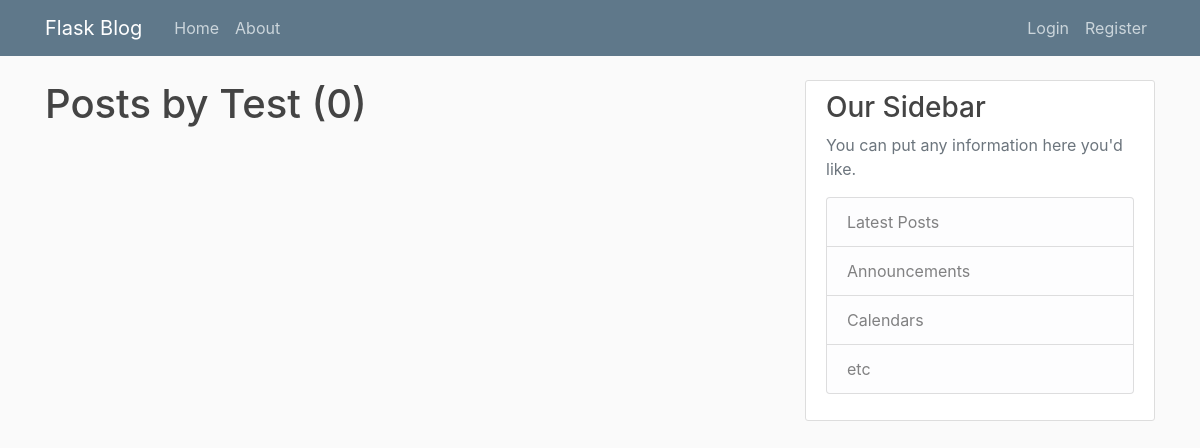
/user/Test, run on an earlier commit of the app's database.
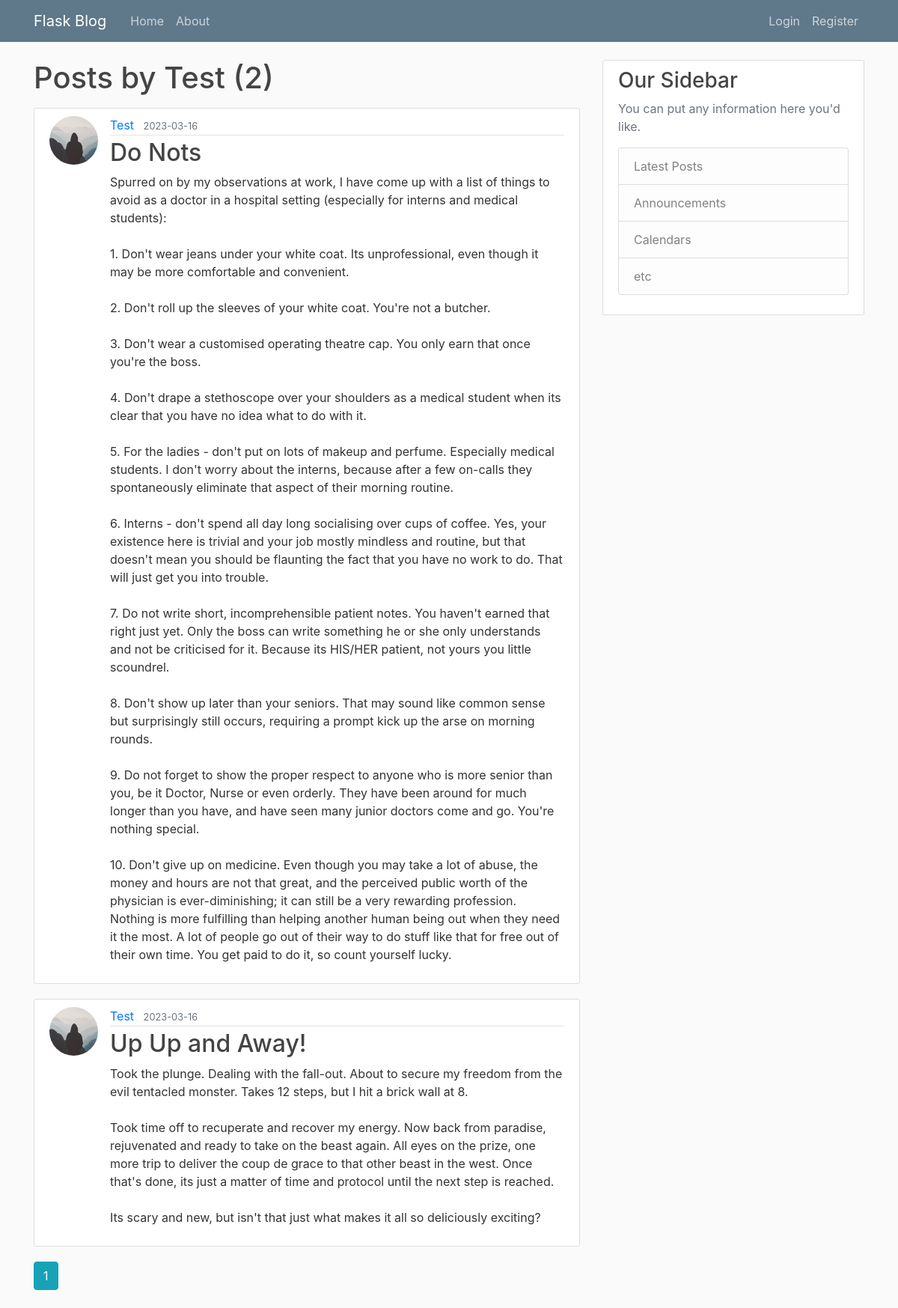
And on a later commit of the database.
### flaskblog/models.py (models this page shows, shortened)
class Post(db.Model):
    id = db.Column(db.Integer, primary_key=True)
    title = db.Column(db.String(100), nullable=False)
    date_posted = db.Column(db.DateTime, nullable=False, default=datetime.utcnow)
    content = db.Column(db.Text, nullable=False)
    user_id = db.Column(db.Integer, db.ForeignKey('user.id'), nullable=False)

class User(db.Model, UserMixin):
    id = db.Column(db.Integer, primary_key=True)
    username = db.Column(db.String(20), unique=True, nullable=False)
    email = db.Column(db.String(120), unique=True, nullable=False)
    image_file = db.Column(db.String(20), nullable=False, default='default.jpg')
    password = db.Column(db.String(60), nullable=False)
    posts = db.relationship('Post', backref='author', lazy=True)

### flaskblog/users/routes.py (the view)
@users.route("/user/<string:username>")
def user_posts(username):
    page = request.args.get('page', 1, type=int)
    user = User.query.filter_by(username=username).first_or_404()
    posts = Post.query.filter_by(author=user)\
        .order_by(Post.date_posted.desc())\
        .paginate(page=page, per_page=5)
    return render_template('user_posts.html', posts=posts, user=user)

### flaskblog/templates/user_posts.html
{% extends "layout.html" %}
{% block content %}
    <h1 class="mb-3">Posts by {{ user.username }} ({{ posts.total }})</h1>
    {% for post in posts.items %}
        <article class="media content-section">
          <img class="rounded-circle article-img" src="{{ url_for('static', filename='profile_pics/' + post.author.image_file) }}">
          <div class="media-body">
            <div class="article-metadata">
              <a class="mr-2" href="{{ url_for('users.user_posts', username=post.author.username) }}">{{ post.author.username }}</a>
              <small class="text-muted">{{ post.date_posted.strftime('%Y-%m-%d') }}</small>
            </div>
            <h2><a class="article-title" href="{{ url_for('posts.post', post_id=post.id) }}">{{ post.title }}</a></h2>
            <p class="article-content">{{ post.content }}</p>
          </div>
        </article>
    {% endfor %}
    {% for page_num in posts.iter_pages(left_edge=1, right_edge=1, left_current=1, right_current=2) %}
      {% if page_num %}
        {% if posts.page == page_num %}
          <a class="btn btn-info mb-4" href="{{ url_for('users.user_posts', username=user.username, page=page_num) }}">{{ page_num }}</a>
        {% else %}
          <a class="btn btn-outline-info mb-4" href="{{ url_for('users.user_posts', username=user.username, page=page_num) }}">{{ page_num }}</a>
        {% endif %}
      {% else %}
        ...
      {% endif %}
    {% endfor %}
{% endblock content %}

What changed in the data, as far as the page shows it:
added Post: image_file (placeholder picture), author.username "Test", date_posted "2023-03-16", title "Do Nots", content "Spurred on by my observations at work, I have come up with a list of things to avoid as a doctor in a hospital setting (especially for interns and medical students): 1. Don't wear jeans under your white coat. Its unprofessional, even though it may be more comfortable and convenient. 2. Don't roll up the sleeves of your white coat. You're not a butcher. 3. Don't wear a customised operating theatre cap. You only earn that once you're the boss. 4. Don't drape a stethoscope over your shoulders as a medical student when its clear that you have no idea what to do with it. 5. For the ladies - don't put on lots of makeup and perfume. Especially medical students. I don't worry about the interns,…"
added Post: image_file (placeholder picture), author.username "Test", date_posted "2023-03-16", title "Up Up and Away!", content "Took the plunge. Dealing with the fall-out. About to secure my freedom from the evil tentacled monster. Takes 12 steps, but I hit a brick wall at 8. Took time off to recuperate and recover my energy. Now back from paradise, rejuvenated and ready to take on the beast again. All eyes on the prize, one more trip to deliver the coup de grace to that other beast in the west. Once that's done, its just a matter of time and protocol until the next step is reached. Its scary and new, but isn't that just what makes it all so deliciously exciting?"
Also different on the page:
{{ posts.total }}: "0" → "2"
new list line: "1"
